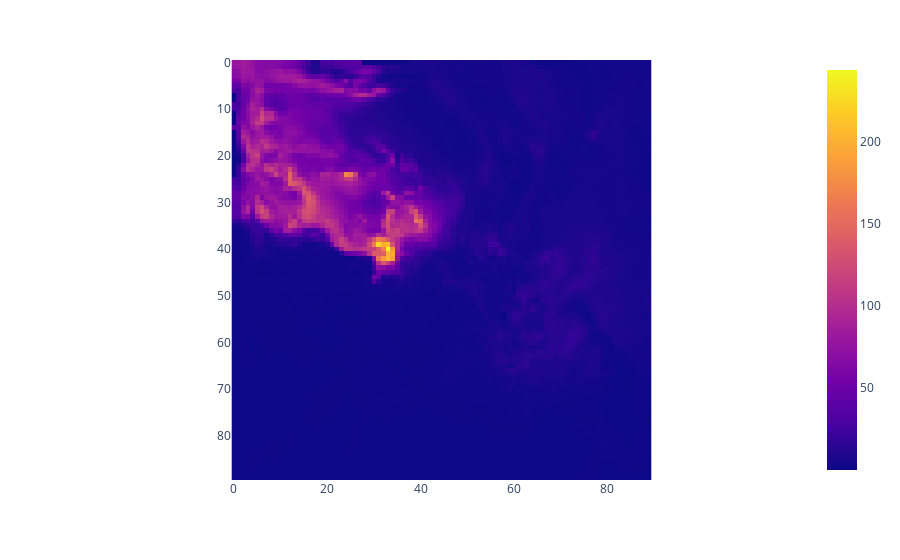

The notebook cell this image was saved under:
### Code cell
fig = px.imshow(np.array(Y[0]))
fig.show()
plotly.offline.plot(fig, filename=PATH + '/test_groundture.html', image='svg')

### Figure 1 — Plotly figure (JSON) as saved in the notebook; plotly's stock layout.template omitted (floating-point values rounded to 4 significant figures; data arrays with more than 128 entries replaced by an {"elided": "..."} marker saying what was removed)
{"data": [{"coloraxis": "coloraxis", "hovertemplate": "x: %{x}<br>y: %{y}<br>color: %{z}<extra></extra>", "name": "0", "type": "heatmap", "xaxis": "x", "yaxis": "y", "z": {"elided": "90x90 float values"}}], "layout": {"coloraxis": {"colorscale": [[0, "#0d0887"], [0.1111, "#46039f"], [0.2222, "#7201a8"], [0.3333, "#9c179e"], [0.4444, "#bd3786"], [0.5556, "#d8576b"], [0.6667, "#ed7953"], [0.7778, "#fb9f3a"], [0.8889, "#fdca26"], [1, "#f0f921"]]}, "margin": {"t": 60}, "xaxis": {"anchor": "y", "constrain": "domain", "domain": [0, 1], "scaleanchor": "y"}, "yaxis": {"anchor": "x", "autorange": "reversed", "constrain": "domain", "domain": [0, 1]}}}
